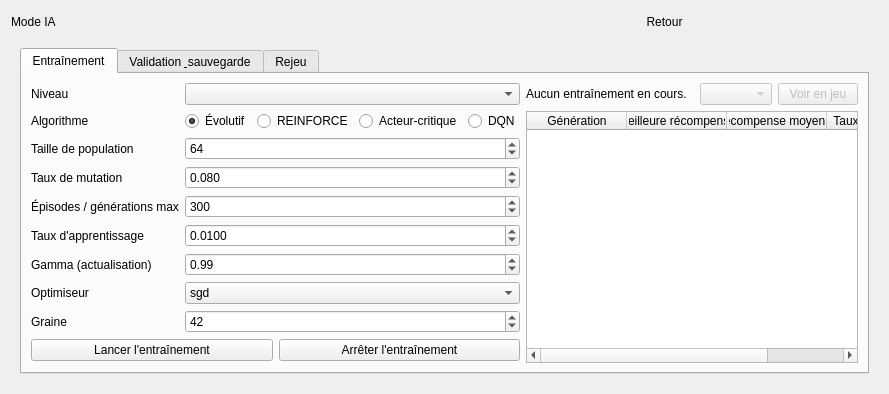
<?xml version="1.0" encoding="UTF-8"?>
<ui version="4.0">
 <class>AiModeScreen</class>
 <widget class="QWidget" name="AiModeScreen">
  <layout class="QVBoxLayout" name="outerLayout">
   <item>
    <layout class="QHBoxLayout" name="headerRow">
     <item>
      <widget class="QLabel" name="titleLabel">
       <property name="text"><string>Mode IA</string></property>
      </widget>
     </item>
     <item>
      <spacer name="headerSpacer">
       <property name="orientation"><enum>Qt::Horizontal</enum></property>
      </spacer>
     </item>
     <item>
      <widget class="hmi::PixelMenuButton" name="backButton">
       <property name="cursor"><cursorShape>PointingHandCursor</cursorShape></property>
       <property name="text"><string>Retour</string></property>
       <property name="flat"><bool>true</bool></property>
      </widget>
     </item>
    </layout>
   </item>
   <item>
    <!-- Cadre a bordure franche de l'identite pixel art (EX-IHM-070), comme l'ecran de
         pause et l'ecran de fin de niveau. -->
    <widget class="hmi::PixelFrameWidget" name="contentFrame">
     <layout class="QVBoxLayout" name="contentFrameLayout">
      <item>
    <widget class="QTabWidget" name="tabs">

     <!-- ===== Onglet Entrainement ===== -->
     <widget class="QWidget" name="trainingTab">
      <attribute name="title"><string>Entraînement</string></attribute>
      <layout class="QHBoxLayout" name="trainingLayout">
       <item>
        <layout class="QFormLayout" name="trainingForm">
         <item row="0" column="0"><widget class="QLabel" name="levelLabel"><property name="text"><string>Niveau</string></property></widget></item>
         <item row="0" column="1"><widget class="QComboBox" name="levelCombo"/></item>

         <item row="1" column="0"><widget class="QLabel" name="algoLabel"><property name="text"><string>Algorithme</string></property></widget></item>
         <item row="1" column="1">
          <layout class="QHBoxLayout" name="algoRow">
           <item><widget class="QRadioButton" name="algoEvoRadio"><property name="text"><string>Évolutif</string></property><property name="checked"><bool>true</bool></property></widget></item>
           <item><widget class="QRadioButton" name="algoPgRadio"><property name="text"><string>REINFORCE</string></property></widget></item>
           <item><widget class="QRadioButton" name="algoAcRadio"><property name="text"><string>Acteur-critique</string></property></widget></item>
           <item><widget class="QRadioButton" name="algoAvanceRadio"><property name="text"><string>DQN</string></property></widget></item>
          </layout>
         </item>

         <item row="2" column="0"><widget class="QLabel" name="populationLabel"><property name="text"><string>Taille de population</string></property></widget></item>
         <item row="2" column="1">
          <widget class="QSpinBox" name="populationSpin">
           <property name="minimum"><number>4</number></property>
           <property name="maximum"><number>2000</number></property>
           <property name="value"><number>64</number></property>
          </widget>
         </item>

         <item row="3" column="0"><widget class="QLabel" name="mutationRateLabel"><property name="text"><string>Taux de mutation</string></property></widget></item>
         <item row="3" column="1">
          <widget class="QDoubleSpinBox" name="mutationRateSpin">
           <property name="decimals"><number>3</number></property>
           <property name="singleStep"><double>0.010000000000000</double></property>
           <property name="minimum"><double>0.001000000000000</double></property>
           <property name="maximum"><double>1.000000000000000</double></property>
           <property name="value"><double>0.080000000000000</double></property>
          </widget>
         </item>

         <item row="4" column="0"><widget class="QLabel" name="episodesLabel"><property name="text"><string>Épisodes / générations max</string></property></widget></item>
         <item row="4" column="1">
          <widget class="QSpinBox" name="episodesSpin">
           <property name="minimum"><number>1</number></property>
           <property name="maximum"><number>100000</number></property>
           <property name="value"><number>300</number></property>
          </widget>
         </item>

         <item row="5" column="0"><widget class="QLabel" name="learningRateLabel"><property name="text"><string>Taux d'apprentissage</string></property></widget></item>
         <item row="5" column="1">
          <widget class="QDoubleSpinBox" name="learningRateSpin">
           <property name="decimals"><number>4</number></property>
           <property name="singleStep"><double>0.001000000000000</double></property>
           <property name="minimum"><double>0.000100000000000</double></property>
           <property name="maximum"><double>1.000000000000000</double></property>
           <property name="value"><double>0.010000000000000</double></property>
          </widget>
         </item>

         <item row="6" column="0"><widget class="QLabel" name="gammaLabel"><property name="text"><string>Gamma (actualisation)</string></property></widget></item>
         <item row="6" column="1">
          <widget class="QDoubleSpinBox" name="gammaSpin">
           <property name="decimals"><number>2</number></property>
           <property name="singleStep"><double>0.010000000000000</double></property>
           <property name="minimum"><double>0.000000000000000</double></property>
           <property name="maximum"><double>1.000000000000000</double></property>
           <property name="value"><double>0.990000000000000</double></property>
          </widget>
         </item>

         <item row="7" column="0"><widget class="QLabel" name="optimizerLabel"><property name="text"><string>Optimiseur</string></property></widget></item>
         <item row="7" column="1">
          <widget class="QComboBox" name="optimizerCombo">
           <item><property name="text"><string>sgd</string></property></item>
           <item><property name="text"><string>adam</string></property></item>
          </widget>
         </item>

         <item row="8" column="0"><widget class="QLabel" name="seedLabel"><property name="text"><string>Graine</string></property></widget></item>
         <item row="8" column="1">
          <widget class="QSpinBox" name="seedSpin">
           <property name="minimum"><number>0</number></property>
           <property name="maximum"><number>2147483647</number></property>
           <property name="value"><number>42</number></property>
          </widget>
         </item>

         <item row="9" column="0" colspan="2">
          <layout class="QHBoxLayout" name="trainingButtonsRow">
           <item><widget class="QPushButton" name="launchTrainingButton"><property name="text"><string>Lancer l'entraînement</string></property></widget></item>
           <item><widget class="QPushButton" name="stopTrainingButton"><property name="text"><string>Arrêter l'entraînement</string></property><property name="visible"><bool>false</bool></property></widget></item>
          </layout>
         </item>
        </layout>
       </item>

       <item>
        <layout class="QVBoxLayout" name="trainingViewLayout">
         <item>
          <layout class="QHBoxLayout" name="trainingStatusRow">
           <item><widget class="QLabel" name="trainingStatusLabel"><property name="text"><string>Aucun entraînement en cours.</string></property></widget></item>
           <item>
            <spacer name="trainingStatusSpacer">
             <property name="orientation"><enum>Qt::Horizontal</enum></property>
            </spacer>
           </item>
           <item><widget class="QComboBox" name="generationCombo"><property name="enabled"><bool>false</bool></property></widget></item>
           <item><widget class="QPushButton" name="previewButton"><property name="text"><string>Voir en jeu</string></property><property name="enabled"><bool>false</bool></property></widget></item>
          </layout>
         </item>
         <item>
          <widget class="QTableWidget" name="statsTable">
           <property name="columnCount"><number>4</number></property>
           <column><property name="text"><string>Génération</string></property></column>
           <column><property name="text"><string>Meilleure récompense</string></property></column>
           <column><property name="text"><string>Récompense moyenne</string></property></column>
           <column><property name="text"><string>Taux de réussite</string></property></column>
          </widget>
         </item>
        </layout>
       </item>
      </layout>
     </widget>

     <!-- ===== Onglet Validation & sauvegarde ===== -->
     <widget class="QWidget" name="validateTab">
      <attribute name="title"><string>Validation &amp; sauvegarde</string></attribute>
      <layout class="QVBoxLayout" name="validateOuterLayout">
       <item>
        <layout class="QFormLayout" name="validateForm">
         <item row="0" column="0"><widget class="QLabel" name="runLabel"><property name="text"><string>Run</string></property></widget></item>
         <item row="0" column="1"><widget class="QComboBox" name="runCombo"/></item>

         <item row="1" column="0"><widget class="QLabel" name="repetitionsLabel"><property name="text"><string>Répétitions</string></property></widget></item>
         <item row="1" column="1">
          <widget class="QSpinBox" name="repetitionsSpin">
           <property name="minimum"><number>1</number></property>
           <property name="maximum"><number>1000</number></property>
           <property name="value"><number>30</number></property>
          </widget>
         </item>

         <item row="2" column="0" colspan="2"><widget class="QPushButton" name="evaluateButton"><property name="text"><string>Lancer l'évaluation</string></property></widget></item>
        </layout>
       </item>

       <item>
        <layout class="QFormLayout" name="resultsForm">
         <item row="0" column="0"><widget class="QLabel" name="successRateLabel"><property name="text"><string>Taux de réussite</string></property></widget></item>
         <item row="0" column="1"><widget class="QLabel" name="successRateValue"><property name="text"><string>—</string></property></widget></item>
         <item row="1" column="0"><widget class="QLabel" name="meanStepsLabel"><property name="text"><string>Pas moyen (réussis)</string></property></widget></item>
         <item row="1" column="1"><widget class="QLabel" name="meanStepsValue"><property name="text"><string>—</string></property></widget></item>
         <item row="2" column="0"><widget class="QLabel" name="varianceLabel"><property name="text"><string>Variance</string></property></widget></item>
         <item row="2" column="1"><widget class="QLabel" name="varianceValue"><property name="text"><string>—</string></property></widget></item>
        </layout>
       </item>

       <item>
        <layout class="QHBoxLayout" name="saveButtonsRow">
         <item><widget class="QPushButton" name="saveModelButton"><property name="text"><string>Sauvegarder le modèle</string></property><property name="enabled"><bool>false</bool></property></widget></item>
         <item><widget class="QPushButton" name="exportReplayButton"><property name="text"><string>Exporter comme rejeu publié</string></property><property name="enabled"><bool>false</bool></property></widget></item>
         <item><widget class="QLabel" name="saveStatusLabel"><property name="text"><string/></property></widget></item>
        </layout>
       </item>
       <item>
        <spacer name="validateSpacer">
         <property name="orientation"><enum>Qt::Vertical</enum></property>
        </spacer>
       </item>
      </layout>
     </widget>

     <!-- ===== Onglet Rejeu ===== -->
     <widget class="QWidget" name="replayTab">
      <attribute name="title"><string>Rejeu</string></attribute>
      <layout class="QVBoxLayout" name="replayOuterLayout">
       <item>
        <widget class="QTableWidget" name="replayTable">
         <property name="columnCount"><number>4</number></property>
         <column><property name="text"><string>Niveau</string></property></column>
         <column><property name="text"><string>Algorithme</string></property></column>
         <column><property name="text"><string>Récompense</string></property></column>
         <column><property name="text"><string>Exporté</string></property></column>
        </widget>
       </item>
       <item>
        <layout class="QHBoxLayout" name="replayButtonsRow">
         <item><widget class="QPushButton" name="launchReplayButton"><property name="text"><string>Lancer le rejeu</string></property><property name="enabled"><bool>false</bool></property></widget></item>
         <item><widget class="QLabel" name="replayHintLabel"><property name="text"><string>Rejeux publiés (Elements/Replays), validés automatiquement avant lecture.</string></property></widget></item>
        </layout>
       </item>
      </layout>
     </widget>

    </widget>
      </item>
     </layout>
    </widget>
   </item>
  </layout>
 </widget>
 <customwidgets>
  <customwidget>
   <class>hmi::PixelFrameWidget</class>
   <extends>QWidget</extends>
   <header>HMI/Interface/PixelFrameWidget.h</header>
   <container>1</container>
  </customwidget>
  <customwidget>
   <class>hmi::PixelMenuButton</class>
   <extends>QPushButton</extends>
   <header>HMI/Interface/PixelMenuButton.h</header>
  </customwidget>
 </customwidgets>
 <resources/>
 <connections/>
</ui>
